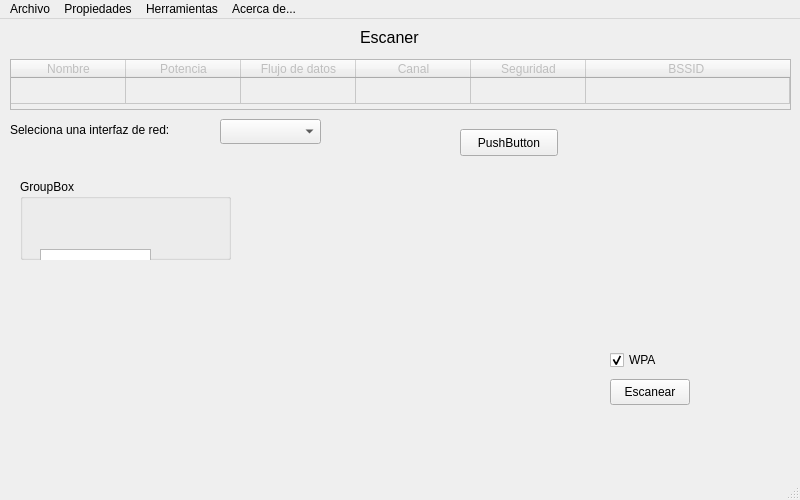
<?xml version="1.0" encoding="UTF-8"?>
<ui version="4.0">
 <class>MainWindow</class>
 <widget class="QMainWindow" name="MainWindow">
  <property name="windowModality">
   <enum>Qt::ApplicationModal</enum>
  </property>
  <property name="enabled">
   <bool>true</bool>
  </property>
  <property name="geometry">
   <rect>
    <x>0</x>
    <y>0</y>
    <width>800</width>
    <height>500</height>
   </rect>
  </property>
  <property name="sizePolicy">
   <sizepolicy hsizetype="Ignored" vsizetype="Ignored">
    <horstretch>0</horstretch>
    <verstretch>0</verstretch>
   </sizepolicy>
  </property>
  <property name="minimumSize">
   <size>
    <width>800</width>
    <height>500</height>
   </size>
  </property>
  <property name="maximumSize">
   <size>
    <width>800</width>
    <height>500</height>
   </size>
  </property>
  <property name="windowTitle">
   <string>HP Wifi v0.1</string>
  </property>
  <property name="animated">
   <bool>true</bool>
  </property>
  <widget class="QWidget" name="centralWidget">
   <widget class="QTableWidget" name="tableWidget">
    <property name="enabled">
     <bool>false</bool>
    </property>
    <property name="geometry">
     <rect>
      <x>10</x>
      <y>40</y>
      <width>781</width>
      <height>51</height>
     </rect>
    </property>
    <property name="sizePolicy">
     <sizepolicy hsizetype="Expanding" vsizetype="Expanding">
      <horstretch>0</horstretch>
      <verstretch>0</verstretch>
     </sizepolicy>
    </property>
    <property name="mouseTracking">
     <bool>true</bool>
    </property>
    <property name="toolTip">
     <string notr="true"/>
    </property>
    <property name="statusTip">
     <string notr="true"/>
    </property>
    <property name="whatsThis">
     <string notr="true"/>
    </property>
    <property name="accessibleName">
     <string notr="true"/>
    </property>
    <property name="accessibleDescription">
     <string notr="true"/>
    </property>
    <property name="autoFillBackground">
     <bool>false</bool>
    </property>
    <property name="frameShape">
     <enum>QFrame::StyledPanel</enum>
    </property>
    <property name="frameShadow">
     <enum>QFrame::Sunken</enum>
    </property>
    <property name="lineWidth">
     <number>0</number>
    </property>
    <property name="midLineWidth">
     <number>0</number>
    </property>
    <property name="autoScrollMargin">
     <number>0</number>
    </property>
    <property name="editTriggers">
     <set>QAbstractItemView::NoEditTriggers</set>
    </property>
    <property name="tabKeyNavigation">
     <bool>false</bool>
    </property>
    <property name="showDropIndicator" stdset="0">
     <bool>false</bool>
    </property>
    <property name="dragEnabled">
     <bool>false</bool>
    </property>
    <property name="dragDropOverwriteMode">
     <bool>false</bool>
    </property>
    <property name="dragDropMode">
     <enum>QAbstractItemView::NoDragDrop</enum>
    </property>
    <property name="selectionMode">
     <enum>QAbstractItemView::SingleSelection</enum>
    </property>
    <property name="selectionBehavior">
     <enum>QAbstractItemView::SelectRows</enum>
    </property>
    <property name="iconSize">
     <size>
      <width>0</width>
      <height>0</height>
     </size>
    </property>
    <property name="horizontalScrollMode">
     <enum>QAbstractItemView::ScrollPerPixel</enum>
    </property>
    <property name="showGrid">
     <bool>true</bool>
    </property>
    <property name="gridStyle">
     <enum>Qt::SolidLine</enum>
    </property>
    <property name="sortingEnabled">
     <bool>true</bool>
    </property>
    <property name="wordWrap">
     <bool>false</bool>
    </property>
    <property name="columnCount">
     <number>6</number>
    </property>
    <attribute name="horizontalHeaderVisible">
     <bool>true</bool>
    </attribute>
    <attribute name="horizontalHeaderCascadingSectionResizes">
     <bool>true</bool>
    </attribute>
    <attribute name="horizontalHeaderDefaultSectionSize">
     <number>115</number>
    </attribute>
    <attribute name="horizontalHeaderHighlightSections">
     <bool>false</bool>
    </attribute>
    <attribute name="horizontalHeaderMinimumSectionSize">
     <number>31</number>
    </attribute>
    <attribute name="horizontalHeaderShowSortIndicator" stdset="0">
     <bool>true</bool>
    </attribute>
    <attribute name="horizontalHeaderStretchLastSection">
     <bool>true</bool>
    </attribute>
    <attribute name="verticalHeaderVisible">
     <bool>false</bool>
    </attribute>
    <attribute name="verticalHeaderCascadingSectionResizes">
     <bool>true</bool>
    </attribute>
    <attribute name="verticalHeaderDefaultSectionSize">
     <number>26</number>
    </attribute>
    <attribute name="verticalHeaderMinimumSectionSize">
     <number>13</number>
    </attribute>
    <attribute name="verticalHeaderShowSortIndicator" stdset="0">
     <bool>false</bool>
    </attribute>
    <attribute name="verticalHeaderStretchLastSection">
     <bool>false</bool>
    </attribute>
    <row>
     <property name="text">
      <string>1</string>
     </property>
    </row>
    <column>
     <property name="text">
      <string>Nombre</string>
     </property>
    </column>
    <column>
     <property name="text">
      <string>Potencia</string>
     </property>
    </column>
    <column>
     <property name="text">
      <string>Flujo de datos</string>
     </property>
    </column>
    <column>
     <property name="text">
      <string>Canal</string>
     </property>
    </column>
    <column>
     <property name="text">
      <string>Seguridad</string>
     </property>
    </column>
    <column>
     <property name="text">
      <string>BSSID </string>
     </property>
    </column>
    <item row="0" column="0">
     <property name="text">
      <string notr="true"/>
     </property>
     <property name="toolTip">
      <string notr="true"/>
     </property>
     <property name="whatsThis">
      <string notr="true"/>
     </property>
     <property name="flags">
      <set>ItemIsSelectable</set>
     </property>
    </item>
   </widget>
   <widget class="QGroupBox" name="groupBox">
    <property name="geometry">
     <rect>
      <x>20</x>
      <y>160</y>
      <width>211</width>
      <height>81</height>
     </rect>
    </property>
    <property name="title">
     <string>GroupBox</string>
    </property>
    <widget class="QSpinBox" name="spinBox">
     <property name="geometry">
      <rect>
       <x>330</x>
       <y>320</y>
       <width>55</width>
       <height>25</height>
      </rect>
     </property>
     <property name="minimum">
      <number>2</number>
     </property>
     <property name="maximum">
      <number>50</number>
     </property>
    </widget>
    <widget class="QPushButton" name="pushButton_6">
     <property name="geometry">
      <rect>
       <x>280</x>
       <y>280</y>
       <width>80</width>
       <height>26</height>
      </rect>
     </property>
     <property name="text">
      <string>PushButton</string>
     </property>
    </widget>
    <widget class="QPushButton" name="pushButton_4">
     <property name="geometry">
      <rect>
       <x>390</x>
       <y>200</y>
       <width>80</width>
       <height>26</height>
      </rect>
     </property>
     <property name="text">
      <string>PushButton</string>
     </property>
    </widget>
    <widget class="QPushButton" name="pushButton_8">
     <property name="geometry">
      <rect>
       <x>310</x>
       <y>200</y>
       <width>80</width>
       <height>26</height>
      </rect>
     </property>
     <property name="text">
      <string>dialogo 2</string>
     </property>
    </widget>
    <widget class="QLineEdit" name="lineEdit">
     <property name="geometry">
      <rect>
       <x>20</x>
       <y>160</y>
       <width>113</width>
       <height>21</height>
      </rect>
     </property>
     <property name="text">
      <string/>
     </property>
    </widget>
    <widget class="QTextEdit" name="textEdit">
     <property name="geometry">
      <rect>
       <x>20</x>
       <y>70</y>
       <width>111</width>
       <height>71</height>
      </rect>
     </property>
     <property name="documentTitle">
      <string/>
     </property>
     <property name="html">
      <string>&lt;!DOCTYPE HTML PUBLIC &quot;-//W3C//DTD HTML 4.0//EN&quot; &quot;http://www.w3.org/TR/REC-html40/strict.dtd&quot;&gt;
&lt;html&gt;&lt;head&gt;&lt;meta name=&quot;qrichtext&quot; content=&quot;1&quot; /&gt;&lt;style type=&quot;text/css&quot;&gt;
p, li { white-space: pre-wrap; }
&lt;/style&gt;&lt;/head&gt;&lt;body style=&quot; font-family:'Sans'; font-size:10pt; font-weight:400; font-style:normal;&quot;&gt;
&lt;p style=&quot;-qt-paragraph-type:empty; margin-top:0px; margin-bottom:0px; margin-left:0px; margin-right:0px; -qt-block-indent:0; text-indent:0px; font-family:'Sans Serif'; font-size:9pt;&quot;&gt;&lt;/p&gt;&lt;/body&gt;&lt;/html&gt;</string>
     </property>
    </widget>
    <widget class="QPushButton" name="pushButton_5">
     <property name="geometry">
      <rect>
       <x>260</x>
       <y>230</y>
       <width>80</width>
       <height>26</height>
      </rect>
     </property>
     <property name="text">
      <string>PushButton</string>
     </property>
    </widget>
    <widget class="QPushButton" name="pushButton_10">
     <property name="geometry">
      <rect>
       <x>480</x>
       <y>310</y>
       <width>80</width>
       <height>26</height>
      </rect>
     </property>
     <property name="text">
      <string>PushButton</string>
     </property>
    </widget>
    <widget class="QCheckBox" name="checkBox">
     <property name="geometry">
      <rect>
       <x>150</x>
       <y>80</y>
       <width>84</width>
       <height>21</height>
      </rect>
     </property>
     <property name="text">
      <string>CheckBox</string>
     </property>
     <property name="checked">
      <bool>false</bool>
     </property>
    </widget>
    <widget class="QTextEdit" name="textEdit_3">
     <property name="geometry">
      <rect>
       <x>380</x>
       <y>330</y>
       <width>104</width>
       <height>75</height>
      </rect>
     </property>
    </widget>
    <widget class="QTimeEdit" name="timeEdit">
     <property name="geometry">
      <rect>
       <x>390</x>
       <y>270</y>
       <width>71</width>
       <height>25</height>
      </rect>
     </property>
     <property name="readOnly">
      <bool>true</bool>
     </property>
     <property name="buttonSymbols">
      <enum>QAbstractSpinBox::NoButtons</enum>
     </property>
     <property name="displayFormat">
      <string>HH:mm:ss</string>
     </property>
     <property name="timeSpec">
      <enum>Qt::LocalTime</enum>
     </property>
    </widget>
    <widget class="QListWidget" name="listWidget">
     <property name="geometry">
      <rect>
       <x>-50</x>
       <y>240</y>
       <width>251</width>
       <height>191</height>
      </rect>
     </property>
    </widget>
    <widget class="QPushButton" name="pushButton_3">
     <property name="geometry">
      <rect>
       <x>370</x>
       <y>230</y>
       <width>80</width>
       <height>26</height>
      </rect>
     </property>
     <property name="text">
      <string>PushButton</string>
     </property>
    </widget>
    <widget class="QPushButton" name="pushButton">
     <property name="geometry">
      <rect>
       <x>150</x>
       <y>150</y>
       <width>80</width>
       <height>26</height>
      </rect>
     </property>
     <property name="text">
      <string>PushButton</string>
     </property>
    </widget>
    <widget class="QPushButton" name="pushButton_9">
     <property name="geometry">
      <rect>
       <x>200</x>
       <y>190</y>
       <width>80</width>
       <height>26</height>
      </rect>
     </property>
     <property name="text">
      <string>Leer XML</string>
     </property>
    </widget>
    <widget class="QPushButton" name="pushButton_7">
     <property name="geometry">
      <rect>
       <x>300</x>
       <y>160</y>
       <width>80</width>
       <height>26</height>
      </rect>
     </property>
     <property name="text">
      <string>Hola dialogo</string>
     </property>
    </widget>
    <widget class="QTextEdit" name="textEdit_2">
     <property name="geometry">
      <rect>
       <x>10</x>
       <y>260</y>
       <width>211</width>
       <height>161</height>
      </rect>
     </property>
     <property name="verticalScrollBarPolicy">
      <enum>Qt::ScrollBarAlwaysOn</enum>
     </property>
    </widget>
    <widget class="QComboBox" name="comboBox">
     <property name="geometry">
      <rect>
       <x>240</x>
       <y>70</y>
       <width>131</width>
       <height>25</height>
      </rect>
     </property>
    </widget>
   </widget>
   <widget class="QLabel" name="label">
    <property name="geometry">
     <rect>
      <x>360</x>
      <y>10</y>
      <width>81</width>
      <height>17</height>
     </rect>
    </property>
    <property name="font">
     <font>
      <family>System</family>
      <pointsize>12</pointsize>
     </font>
    </property>
    <property name="text">
     <string>Escaner</string>
    </property>
   </widget>
   <widget class="QPushButton" name="pushButton_2">
    <property name="geometry">
     <rect>
      <x>610</x>
      <y>360</y>
      <width>80</width>
      <height>26</height>
     </rect>
    </property>
    <property name="text">
     <string>Escanear</string>
    </property>
   </widget>
   <widget class="QCheckBox" name="checkBox_wpa">
    <property name="geometry">
     <rect>
      <x>610</x>
      <y>330</y>
      <width>101</width>
      <height>22</height>
     </rect>
    </property>
    <property name="text">
     <string>WPA</string>
    </property>
    <property name="checked">
     <bool>true</bool>
    </property>
   </widget>
   <widget class="QComboBox" name="comboBox_2">
    <property name="geometry">
     <rect>
      <x>220</x>
      <y>100</y>
      <width>101</width>
      <height>25</height>
     </rect>
    </property>
   </widget>
   <widget class="QLabel" name="label_2">
    <property name="geometry">
     <rect>
      <x>10</x>
      <y>100</y>
      <width>201</width>
      <height>21</height>
     </rect>
    </property>
    <property name="text">
     <string>Seleciona una interfaz de red:</string>
    </property>
   </widget>
   <widget class="QPushButton" name="pushButton_11">
    <property name="geometry">
     <rect>
      <x>460</x>
      <y>110</y>
      <width>98</width>
      <height>27</height>
     </rect>
    </property>
    <property name="text">
     <string>PushButton</string>
    </property>
   </widget>
   <zorder>groupBox</zorder>
   <zorder>label</zorder>
   <zorder>pushButton_2</zorder>
   <zorder>checkBox_wpa</zorder>
   <zorder>comboBox_2</zorder>
   <zorder>label_2</zorder>
   <zorder>pushButton_11</zorder>
   <zorder>tableWidget</zorder>
  </widget>
  <widget class="QMenuBar" name="menuBar">
   <property name="geometry">
    <rect>
     <x>0</x>
     <y>0</y>
     <width>800</width>
     <height>25</height>
    </rect>
   </property>
   <widget class="QMenu" name="menuAchivo">
    <property name="title">
     <string>Archivo</string>
    </property>
   </widget>
   <widget class="QMenu" name="menuPropiedades">
    <property name="title">
     <string>Propiedades</string>
    </property>
   </widget>
   <widget class="QMenu" name="menuAcerca_de">
    <property name="title">
     <string>Acerca de...</string>
    </property>
   </widget>
   <widget class="QMenu" name="menuHerramientas">
    <property name="title">
     <string>Herramientas</string>
    </property>
    <addaction name="actionFiltros"/>
   </widget>
   <addaction name="menuAchivo"/>
   <addaction name="menuPropiedades"/>
   <addaction name="menuHerramientas"/>
   <addaction name="menuAcerca_de"/>
  </widget>
  <widget class="QStatusBar" name="statusBar"/>
  <action name="actionFiltros">
   <property name="text">
    <string>Filtros</string>
   </property>
  </action>
 </widget>
 <layoutdefault spacing="6" margin="11"/>
 <resources/>
 <connections/>
</ui>
